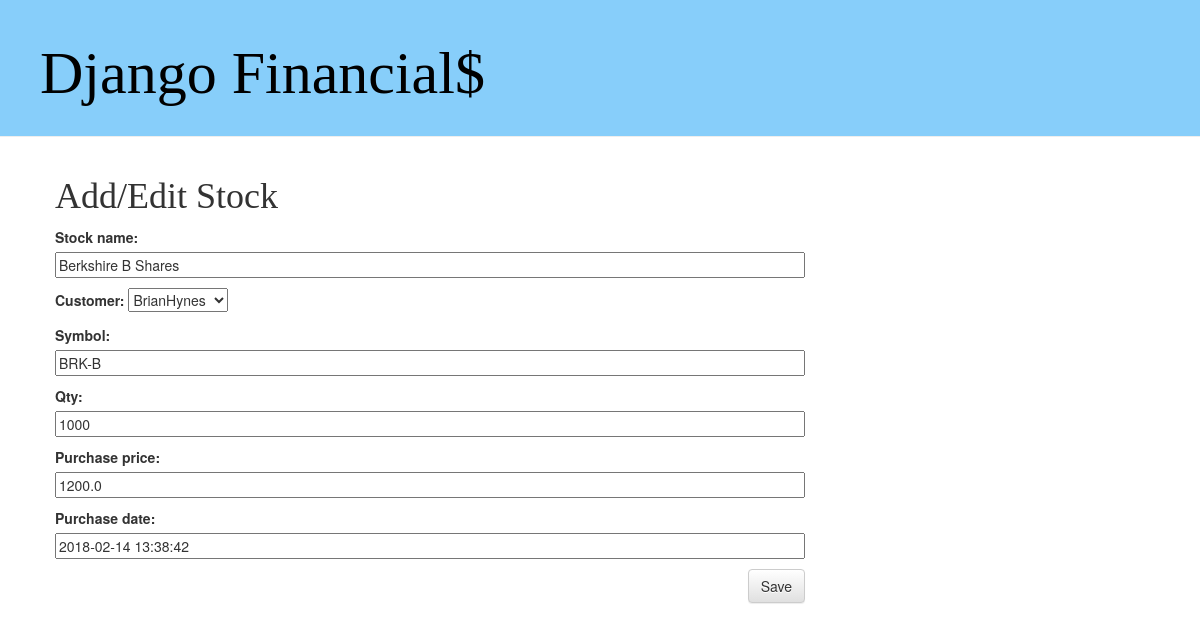
Page /stock/2/edit/ on the committed database.
### Financials/models.py (models this page shows, shortened)
class Stock(models.Model):
    customer = models.ForeignKey(Customer, on_delete=models.CASCADE)
    stock_name = models.CharField(max_length=100)
    symbol = models.CharField(max_length=10)
    qty = models.IntegerField(null=False, blank=False)
    purchase_price = models.FloatField(null=False, blank=False)
    purchase_date = models.DateTimeField(
            default=timezone.now)
    created_date = models.DateTimeField(
            default=timezone.now)
    modified_date = models.DateTimeField(
            blank=True, null=True)

### Financials/views.py (the view)
# urls.py: url(r'^stock/(?P<pk>\d+)/edit/$', views.stock_edit, name='stock_edit'),
def stock_edit(request, pk):
    stock = get_object_or_404(Stock, pk=pk)
    if request.method == "POST":
        form = StockForm(request.POST, instance=stock)
        if form.is_valid():
            stock = form.save(commit=False)
            stock.author = request.user
            stock.published_date = timezone.now()
            stock.modified_date = timezone.now()
            stock.save()
            return redirect('stock_detail', pk=stock.pk)
    else:
        form = StockForm(instance=stock)
    return render(request, 'Financials/stock_edit.html', {'form': form})

### Financials/forms.py
class StockForm(forms.ModelForm):
    class Meta:
        model = Stock
        fields = ('stock_name','customer','symbol','qty','purchase_price','purchase_date',)

### Financials/models.py (called while the page is built)
    def __str__(self):
        return self.customer_name

### Financials/Templates/Financials/stock_edit.html
{% extends 'Financials/base.html' %}
{% block content %}
    <h1>Add/Edit Stock</h1>
    <form method="POST" class="post-form">{% csrf_token %}
        {{ form.as_p }}
        <button type="submit" class="save btn btn-default">Save</button>
    </form>
{% endblock %}

### Financials/static/css/financials.css (style rules this page uses)
h1, h2, h3, h4 { font-family: 'Georgia', cursive; }
.save { float: right; }
.post-form textarea, .post-form input { width: 100%; }

### rows in the picture
Stock: stock_name "Berkshire B Shares", customer "BrianHynes", symbol "BRK-B", qty "1000", purchase_price "1200.0", purchase_date "2018-02-14 13:38:42"
